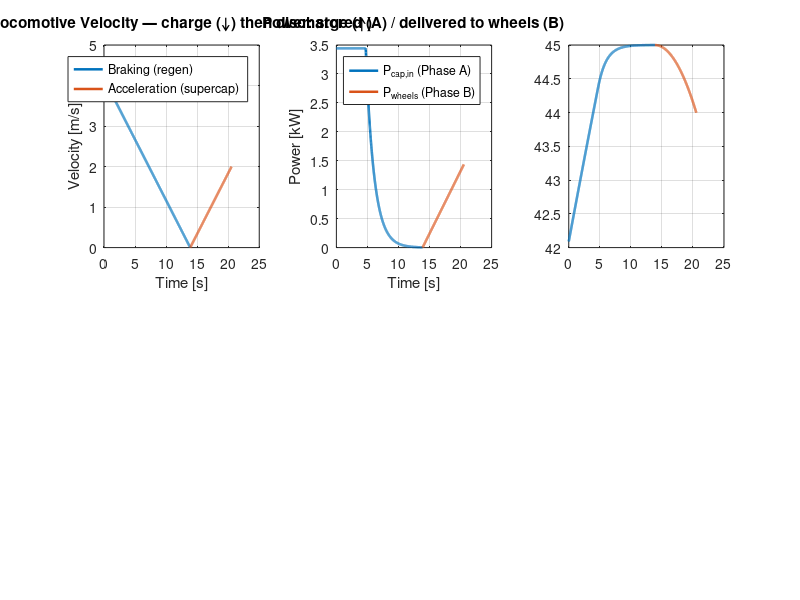

Write the MATLAB code that produced this figure. (Note: this script raises an error after producing the figure.)
%% -------------------- Vehicle / track (ISTrain) ------------------------
m_loco   = 600 + 1800;   % [kg] loco + trailing mass
g        = 9.81;         % [m/s^2]
Crr      = 0.004;        % [-] rolling resistance coeff
rw       = 0.100;        % [m] wheel radius
G        = 10;           % [-] gearbox ratio
mu       = 0.35;         % [-] adhesion (wheel–rail)
n_m      = 2;            % [-] number of motors
SF       = 30;           % [%] torque safety margin
a_max_sys= 0.3;         % [m/s^2] max accel (your earlier constraint)

v_max_test = 15/3.6;     % [m/s] test speed limit
a_cmd_brk  = 0.3;        % [m/s^2] target decel during regen (Phase A)

%% -------------------- Electrical limits & efficiencies (ISTrain) -------
I_max      = 300;        % [A] system current limit
I_chg_cmd  = 100;        % [A] commanded charge current (will be limited by ESR/I_max/adhesion)
I_dis_cmd  = 100;        % [A] commanded discharge current (limited likewise)

Vbus       = 45.0;       % [V] DC bus / top clamp while charging
Vmin_cap   = 44.0;       % [V] minimum usable cap voltage on discharge (converter floor)

eta_tx     = 0.85;       % transmission/drivetrain efficiency
eta_motor  = 0.90;       % motor+inverter efficiency
eta_dc     = 0.85;       % DC/DC converter efficiency
eta_sc     = 0.90;       % supercap charge efficiency

% Directional paths (same definitions as before)
eta_reg    = eta_tx * eta_motor;             % wheel -> DC bus (regen)
eta_dis    = eta_dc * eta_motor * eta_tx;    % cap -> wheel (motoring)
eta_path   = eta_reg * eta_dc * eta_sc;      % wheel -> stored (info only)

%% -------------------- Supercapacitor (ISTrain) -------------------------
% keep the 48 V, 165 F module unless you want to switch
C   = 165;               % [F]
ESR = 0.0063;            % [ohm]
cap_name = '48V 165F';

%% -------------------- Pre-charge (ISTrain) -----------------------------
% Use the "optimal V0" headroom idea from your original code so one braking
% event can store ~Erecov_event. If you prefer a fixed value, set V0 directly.
use_optimal_V0 = true;
Erecov_event   = 20.9e3;  % [J] target energy per braking event (adjust if needed)

if use_optimal_V0
    V0 = sqrt(max(Vbus^2 - (2*Erecov_event)/C, 0));
else
    V0 = 0;
end
%V0 = 42;      % safety clamp

%% -------------------- Timeline ---------------------------------------
dt = 0.01;

%% ==================== PHASE A — BRAKING (charge) ======================
tA_stop = v_max_test / a_cmd_brk;
tA      = (0:dt:tA_stop).';   N = numel(tA);

vA   = max(v_max_test - a_cmd_brk.*tA, 0);
xA   = cumtrapz(tA, vA);
F_rr = Crr * m_loco * g;
F_adh= mu  * (m_loco-1800) * g;

VcapA   = zeros(N,1);  VcapA(1) = V0;
EcapA   = zeros(N,1);  EcapA(1) = 0.5*C*V0^2;
PrecA   = zeros(N,1);
IbusA   = zeros(N,1);
FregenA = zeros(N,1);
TperMA  = zeros(N,1);

for k = 1:N-1
    % --- If we've hit the top clamp, stop charging energy ---
    if VcapA(k) >= Vbus - 1e-6
        VcapA(k+1:end) = VcapA(k); EcapA(k+1:end) = EcapA(k);
        PrecA(k:end)   = 0; IbusA(k:end) = 0; FregenA(k:end) = 0; TperMA(k:end)=0;
        break
    end

    % --- Motor-side braking force cannot exceed adhesion ---
    F_rr        = Crr * m_loco * g;
    F_adh       = mu  * (m_loco-1800) * g;

    % --- Commanded bus charge current (constant), limited by ESR & I_max ---
    I_esr_chg   = max((Vbus - VcapA(k)) / max(ESR,1e-6), 0);  % ESR limit into cap
    I_allow_bus = min([I_chg_cmd, I_max, I_esr_chg]);         % [A] actual bus current

    % --- Electrical power into DC bus (from machine) and into the cap ---
    P_bus_in    = Vbus * I_allow_bus;               % [W] at DC bus
    P_wheel_req = P_bus_in / max(eta_reg,1e-6);     % [W] wheel power needed
    P_cap_store = P_bus_in * eta_dc * eta_sc;       % [W] stored in cap

    % --- Convert required wheel power into braking force, respect adhesion ---
    F_req_motor = P_wheel_req / max(vA(k), 1e-6);   % [N] braking force needed
    F_used      = min(max(F_req_motor - F_rr, 0), F_adh);
    FregenA(k)  = F_used;
    TperMA(k)   = 1.3*(F_used*rw)/(G*eta_tx)/n_m;

    % --- If adhesion can't supply required power, downscale the bus current ---
    Pwheels_av  = (F_used + F_rr) * vA(k);
    P_bus_av    = eta_reg * Pwheels_av;
    scale       = min(1, P_bus_av / max(P_bus_in,1e-9));
    I_allow_bus = I_allow_bus * scale;
    P_bus_in    = P_bus_in * scale;
    P_cap_store = P_bus_in * eta_dc * eta_sc;

    % --- State update ---
    dE          = P_cap_store * dt;
    EcapA(k+1)  = min(0.5*C*Vbus^2, EcapA(k) + dE);  % cannot exceed Vbus clamp
    VcapA(k+1)  = min(sqrt(2*EcapA(k+1)/C), Vbus);

    PrecA(k)    = P_cap_store;
    IbusA(k)    = I_allow_bus;
end

E_recovered = EcapA(end);
Vcap_end_A  = VcapA(end);

%% ==================== PHASE B — ACCELERATION (discharge) ==============
% Start at rest; accelerate using ONLY the supercap until:
% - v reaches v_max_test, or
% - Vcap hits Vmin_cap, or
% - energy is exhausted.
tB_max = 12;                      % [s] just a guard
tB     = (0:dt:tB_max).';  NB = numel(tB);

vB   = zeros(NB,1);               % starts from rest
xB   = zeros(NB,1);
VcapB= zeros(NB,1);  VcapB(1) = Vcap_end_A;   % start from Phase A final voltage
EcapB= zeros(NB,1);  EcapB(1) = 0.5*C*VcapB(1)^2;

TperMB = zeros(NB,1);   % torque per motor during Phase B (motoring)
PwheelsB = zeros(NB,1);
IbusB    = zeros(NB,1);
aB       = zeros(NB,1);
FmotB   = zeros(NB,1);   % motor force at wheels during Phase B (tractive)

for k = 1:NB-1
    if VcapB(k) <= Vmin_cap || vB(k) >= v_max_test
        vB(k+1:end)=vB(k); xB(k+1:end)=xB(k);
        VcapB(k+1:end)=VcapB(k); EcapB(k+1:end)=EcapB(k); aB(k+1:end)=0; break
    end

    % --- Command discharge current, limited by ESR & I_max ---
    I_esr_dis   = VcapB(k) / max(ESR,1e-6);
    I_allow     = min([I_dis_cmd, I_max, I_esr_dis]);   % [A]
    P_cap_out   = I_allow * VcapB(k);                   % [W] electrical
    P_wheel_av  = eta_dis * P_cap_out;                  % [W] mechanical at wheels

    % --- Acceleration from Eq. (5.4.1) + system cap ---
    a_trac  = min(mu*g, a_max_sys);
    a_pow   = P_wheel_av / max(m_loco * max(vB(k),1e-3), 1e-6);
    a       = min(a_trac, a_pow);
    aB(k)   = a;

    % --- Draw only the power needed to achieve 'a' ---
    P_wheel_need = m_loco * vB(k) * a;
    P_cap_use    = P_wheel_need / max(eta_dis,1e-6);
    P_cap_use    = min(P_cap_use, P_cap_out);
    PwheelsB(k)  = eta_dis * P_cap_use;
    IbusB(k)     = P_cap_use / max(VcapB(k),1e-6);
    % --- Torque per motor (motoring) ----------------------------------------
    if vB(k) > 1e-3
        F_mot_B = F_rr + PwheelsB(k) / vB(k) + (600+1800) * g * 0.02;     % wheel force delivered by motors
    else
        F_mot_B = F_rr + m_loco * aB(k);          % v≈0 fallback (P/v ill-conditioned)
    end
    FmotB(k) = F_mot_B;
    TperMB(k) = 1.3*(F_mot_B * rw) / (G * eta_tx) / n_m;   % [Nm] per motor

    % --- Integrate kinematics & update cap state ---
    vB(k+1) = min(vB(k) + a*dt, v_max_test);
    xB(k+1) = xB(k) + vB(k)*dt;

    dE          = P_cap_use * dt;
    EcapB(k+1)  = max(EcapB(k) - dE, 0);
    VcapB(k+1)  = sqrt(2*EcapB(k+1)/C);
end


% Trim B to the last updated index
lastB = find(diff(vB)~=0 | diff(VcapB)~=0, 1, 'last');
if isempty(lastB), lastB = 1; end
tB = tB(1:lastB+1); vB = vB(1:lastB+1); xB = xB(1:lastB+1);
VcapB = VcapB(1:lastB+1); EcapB = EcapB(1:lastB+1);
PwheelsB = PwheelsB(1:lastB); IbusB = IbusB(1:lastB); aB = aB(1:lastB);
TperMB = TperMB(1:lastB);
FmotB = FmotB(1:lastB);


%% -------------------- Report ------------------------------------------
fprintf('--- ISTrain Energy Recovery ---\n');
fprintf('Capacitor: %s | C=%.2f F | ESR=%.4f ohm\n', cap_name, C, ESR);
fprintf('PHASE A (brake): V0=%.2f V  ->  V_end=%.2f V | E_recovered=%.1f J (%.2f Wh)\n', ...
        V0, Vcap_end_A, E_recovered, E_recovered/3600);
fprintf('PHASE B (accel): V_start=%.2f V  ->  V_end=%.2f V | v_end=%.2f km/h | t=%.2f s\n', ...
        VcapB(1), VcapB(end), 3.6*vB(end), tB(end));
fprintf('Overall charge path efficiency (wheel->stored): %.1f %%\n', 100*eta_path);

%% -------------------- Plots -------------------------------------------
figure('Name','ISTrain — Energy Recovery (Charge + Discharge)','Color','w');

% --- Velocity-time (unchanged) ---
subplot(2,3,1);
plot(tA, vA, 'LineWidth', 1.8); hold on; grid on;
plot(tB + tA(end), vB, 'LineWidth', 1.8);
xlabel('Time [s]'); ylabel('Velocity [m/s]');
title('Locomotive Velocity — charge (↓) then discharge (↑)');
legend('Braking (regen)','Acceleration (supercap)','Location','best');

% --- Power: use tB(1:end-1) to match PwheelsB length ---
subplot(2,3,2);
plot(tA, PrecA/1000, 'LineWidth', 1.8); hold on; grid on;
plot(tB(1:end-1) + tA(end), PwheelsB/1000, 'LineWidth', 1.8);
xlabel('Time [s]'); ylabel('Power [kW]');
title('Power: stored (A) / delivered to wheels (B)');
legend('P_{cap,in} (Phase A)','P_{wheels} (Phase B)','Location','best');

% --- Cap voltage (states -> tB) ---
subplot(2,3,3);
plot(tA, VcapA, 'LineWidth', 1.8); hold on; grid on;
plot(tB + tA(end), VcapB, 'LineWidth', 1.8);
yline(Vbus,'--','V_{bus}'); yline(Vmin_cap,':','V_{min,cap}');
xlabel('Time [s]'); ylabel('V_{cap} [V]');
title('Supercap Voltage');

% --- Energy (states -> tB) ---
subplot(2,3,4);
plot(tA, EcapA/1000, 'LineWidth', 1.8); hold on; grid on;
plot(tB + tA(end), EcapB/1000, 'LineWidth', 1.8);
xlabel('Time [s]'); ylabel('Energy [kJ]');
title('Stored Energy (A) and Remaining Energy (B)');
legend('Phase A','Phase B','Location','best');

% --- Braking forces (Phase A) ---
% --- Braking forces (Phase A) + Motor force (Phase B) ---
subplot(2,3,5);
plot(tA, FregenA, 'LineWidth', 1.8); hold on; grid on;
yline(F_rr,'--','F_{rr}');
yline(F_adh,':','F_{adh}');
% NEW: Motor tractive force during Phase B (offset in time)
plot(tB(1:end-1) + tA(end), FmotB, 'm', 'LineWidth', 1.8);

xlabel('Time [s]'); ylabel('Force [N]');
title('Forças: regen (A), tração (B), rolamento e aderência');
legend('F_{regen} (A)','F_{rr}','F_{adh}','F_{motor} (B)','Location','best');

% --- Acceleration over whole event (Phase A + B) ---
subplot(2,3,6); hold on; grid on;

% Phase A: braking deceleration (negative)
plot(tA, -a_cmd_brk*ones(size(tA)), 'LineWidth', 1.8);

% Phase B: acceleration from supercap
plot(tB(1:end-1) + tA(end), aB, 'LineWidth', 1.8);

% Traction limit line
yline(mu*g,'--','\mu g (traction limit)');
yline(-mu*g,'--','- \mu g (traction limit)');  % symmetric for braking

xlabel('Time [s]');
ylabel('a [m/s^2]');
title('Acceleration: braking (−) and motoring (+)');
legend('Braking decel (cmd)','Accel (supercap)','Traction limit','Location','best');

%% -------------------- Extra Plots (Southampton style) ------------------

% (a) Power generated by motors (similar to Fig. 27a)
figure('Name','ISTrain Comparison: Power','Color','w'); hold on; grid on;
plot(tA(1:end-1), -(PrecA(1:end-1))/1000, 'b', 'LineWidth',1.8); % negative for braking
plot(tB(1:end-1) + tA(end), PwheelsB/1000, 'r', 'LineWidth',1.8); % positive for accel
xlabel('Time [s]'); ylabel('Power [kW]');
title('Power generated by motors');
legend('Charging @ 84 A','Discharging @ 105 A','Location','best');

% (b) Distance vs Time
figure('Name','Distance vs Time','Color','w'); hold on; grid on;
plot(tA, xA, 'b', 'LineWidth',1.8); 
plot(tB + tA(end), xB + xA(end), 'r', 'LineWidth',1.8);
xlabel('Time [s]'); ylabel('Distance [m]');
title('Distance travelled during braking and acceleration');
legend('Braking phase','Acceleration phase','Location','best');
%% Torque per motor over time (regen + motoring)
figure('Name','Torque per Motor','Color','w'); hold on; grid on;

% Regen torque (negative sign for braking direction)
plot(tA(1:end-1), TperMA(1:end-1), 'b', 'LineWidth', 1.8);

% Motoring torque
plot(tB(1:end-1) + tA(end), TperMB, 'r', 'LineWidth', 1.8);

% Adhesion-limit torque per motor (based on your F_adh definition)
T_adh_lim = (F_adh * rw) / (G * eta_tx) / n_m;
yline(T_adh_lim, '--', 'T_{adh,lim}', 'LineWidth', 1.2);

xlabel('Time [s]');
ylabel('Torque per motor [Nm]');
title('Torque per Motor: braking (−) and motoring (+)');
legend('Regen torque','Motoring torque','Adhesion-limit torque','Location','best');
